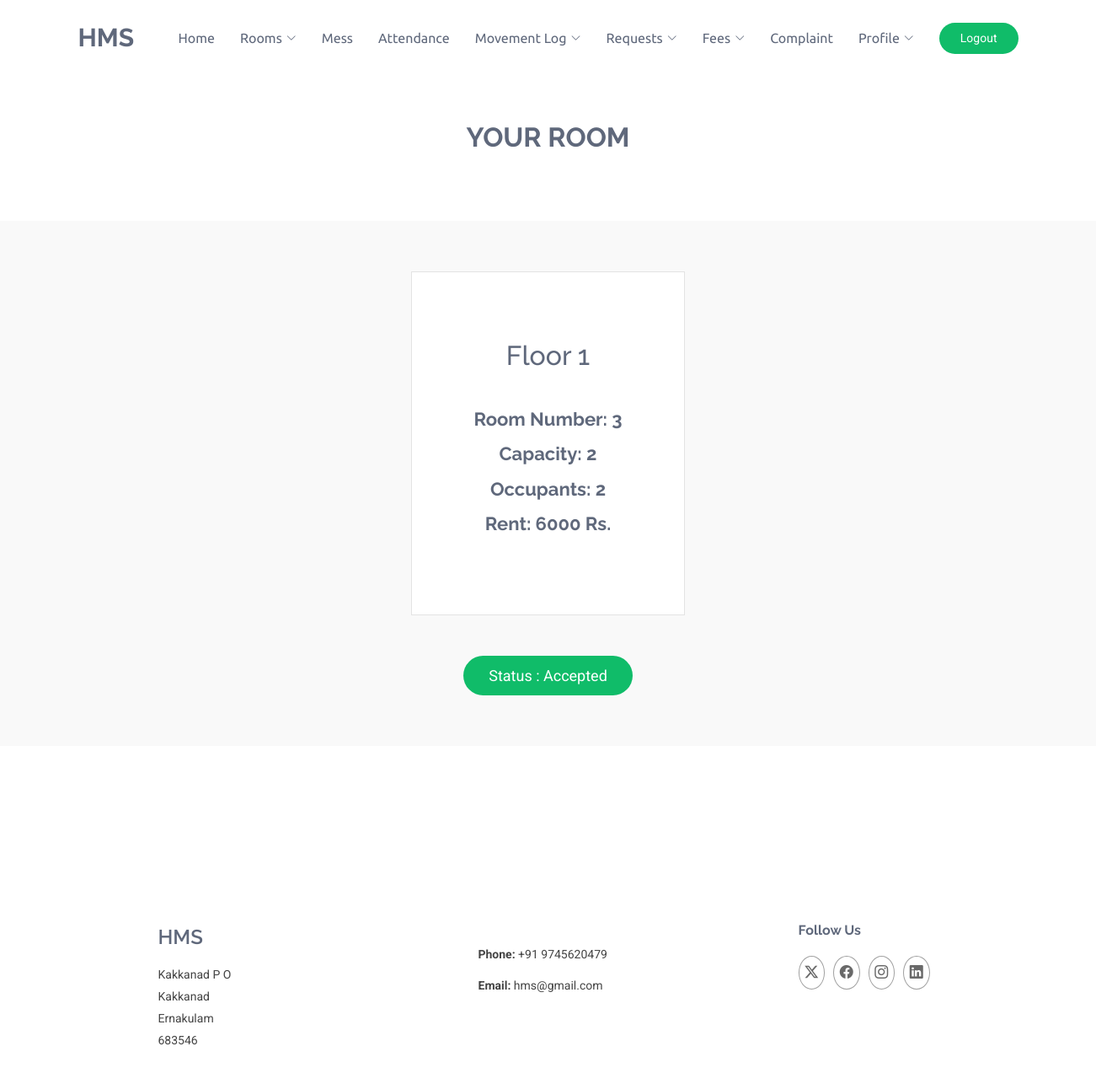
Screenshot of /Student/viewAllocatedRoom.php (signed in) with the database file from the repository.
### tables this page shows
CREATE TABLE `tbl_roompreference` (
  `room_id` int(11) NOT NULL,
  `user_id` varchar(20) NOT NULL,
  `room_verification_status` int(11) NOT NULL
);

CREATE TABLE `tbl_room` (
  `room_id` int(11) NOT NULL,
  `room_floor` int(11) NOT NULL,
  `room_number` int(11) NOT NULL,
  `room_type` int(11) NOT NULL,
  `room_capacity` int(11) NOT NULL,
  `no_of_occupants` int(11) NOT NULL,
  `room_rent` int(11) NOT NULL
);

### Student/viewAllocatedRoom.php (the view, shortened to what this page needs)
<?php
include("SessionValidator.php");
$userSelQry = "SELECT * FROM tbl_student WHERE user_id='" . $_SESSION["user_id"] . "' AND verification_status=1 OR verification_status=3";
$rowuser = $con->query($userSelQry);
if ($rowuser->num_rows > 0){
?>
<!DOCTYPE html>
<html lang="en">
<head>
    <link rel="stylesheet" href="https://cdnjs.cloudflare.com/ajax/libs/font-awesome/4.7.0/css/font-awesome.min.css">
    <link href="../Assets/Template/Student/vendor/bootstrap/css/bootstrap.min.css" rel="stylesheet">
    <link href="../Assets/Template/Student/vendor/bootstrap-icons/bootstrap-icons.css" rel="stylesheet">
    <link href="../Assets/Template/Student/vendor/aos/aos.css" rel="stylesheet">
    <link href="../Assets/Template/Student/vendor/glightbox/css/glightbox.min.css" rel="stylesheet">
    <link href="../Assets/Template/Student/vendor/swiper/swiper-bundle.min.css" rel="stylesheet">
    <link href="../Assets/Template/Student/css/main.css" rel="stylesheet">
</head>
<body class="index-page">
<?php
    include("header.php");
?>
    <?php
    $selQry = "SELECT * FROM tbl_roompreference rp
               INNER JOIN tbl_room r
               WHERE rp.room_id = r.room_id
               AND user_id='" . $_SESSION["user_id"] . "'";
    $row = $con->query($selQry);
    if(mysqli_num_rows($row)>0){
        $data = $row->fetch_assoc();
        ?>
         <main class="main">
        <div class="container section-title" data-aos="fade-up">
            <br>
            <h2>Your Room</h2>
        </div>
        <center>
            <section id="services" class="services section light-background">
                <div class="col-lg-6 col-md-6" data-aos="fade-up" data-aos-delay="300">
                    <div class="service-item position-relative">
                        <h2>Floor <?php echo $data['room_floor']; ?></h2><br>
                        <a href="" class="stretched-link">
                            <h3><?php echo "Room Number: " . $data['room_number']; ?></h3>
                            <h3><?php echo "Capacity: " . $data['room_capacity']; ?></h3>
                            <h3><?php echo "Occupants: " . $data['no_of_occupants']; ?></h3>
                            <h3><?php echo "Rent: " . $data['room_rent'] . " Rs."; ?></h3>
                        </a>
                    </div>
                    <br><br>
                    <input type="reset" name="btnsubmit" id="btnsubmit" value="<?php
                        if ($data["room_verification_status"] == 0) {
                            $status = "Pending";
                        } elseif ($data["room_verification_status"] == 1) {
                            $status = "Accepted";
                        } else {
                            $status = "Rejected";
                        }
                        echo "Status : " . $status;
                        ?>" />
                </div>
            </section>
        </center>
    </main>
    <br><br><br><br>
    <?php include("footer.php"); ?>
      <?php
    }
    ?>
</body>
</html>
<?php
}
?>

### Assets/Template/Student/css/main.css (style rules this page uses)
:root { --default-font: "Roboto", system-ui, -apple-system, "Segoe UI", Roboto, "Helvetica Neue", Arial, "Noto Sans", "Liberation Sans", sans-serif, "Apple Color Emoji", "Segoe UI Emoji", "Segoe UI Symbol", "Noto Color Emoji"; --heading-font: "Raleway", sans-serif; --nav-font: "Ubuntu", sans-serif; }
:root { --background-color: #ffffff; --default-color: #444444; --heading-color: #5f687b; --accent-color: #10bc69; --surface-color: #ffffff; --contrast-color: #ffffff; }
:root { --nav-color: #5f687b; --nav-hover-color: #10bc69; --nav-mobile-background-color: #ffffff; --nav-dropdown-background-color: #ffffff; --nav-dropdown-color: #5f687b; --nav-dropdown-hover-color: #10bc69; }
.light-background { --background-color: #f9f9f9; --surface-color: #ffffff; }
:root { scroll-behavior: smooth; }
body { color: var(--default-color); background-color: var(--background-color); font-family: var(--default-font); }
a { color: var(--accent-color); text-decoration: none; transition: 0.3s; }
h1, h2, h3, h4, h5, h6 { color: var(--heading-color); font-family: var(--heading-font); }
section, .section { color: var(--default-color); background-color: var(--background-color); padding: 60px 0; scroll-margin-top: 100px; overflow: clip; }
.section-title { text-align: center; padding: 30px 0; margin-bottom: 30px; position: relative; }
.section-title h2 { font-size: 32px; font-weight: 700; text-transform: uppercase; margin-bottom: 20px; padding-bottom: 0; position: relative; z-index: 2; }
.services .service-item { background-color: var(--surface-color); text-align: center; border: 1px solid color-mix(in srgb, var(--default-color), transparent 85%); padding: 80px 20px; transition: border ease-in-out 0.3s; height: 100%; }
.services .service-item h3 { font-weight: 700; margin: 10px 0 15px 0; font-size: 22px; transition: 0.3s; }

### Student/viewAllocatedRoom.php (style rules this page uses)
input[type=reset] { color: var(--contrast-color); background: var(--accent-color); border: 0; padding: 10px 30px; transition: 0.4s; border-radius: 50px; font-size: 18px; }
.services .service-item { background-color: var(--surface-color); text-align: center; border: 1px solid color-mix(in srgb, var(--default-color), transparent 85%); padding: 80px 20px; transition: border ease-in-out 0.3s; height: 50%; width: 50%; }

### rows the page displays
tbl_roompreference: room.room_floor "1", room.room_number "3", room.room_capacity "2", room.no_of_occupants "2", room.room_rent "6000", btnsubmit "Status : Accepted"
